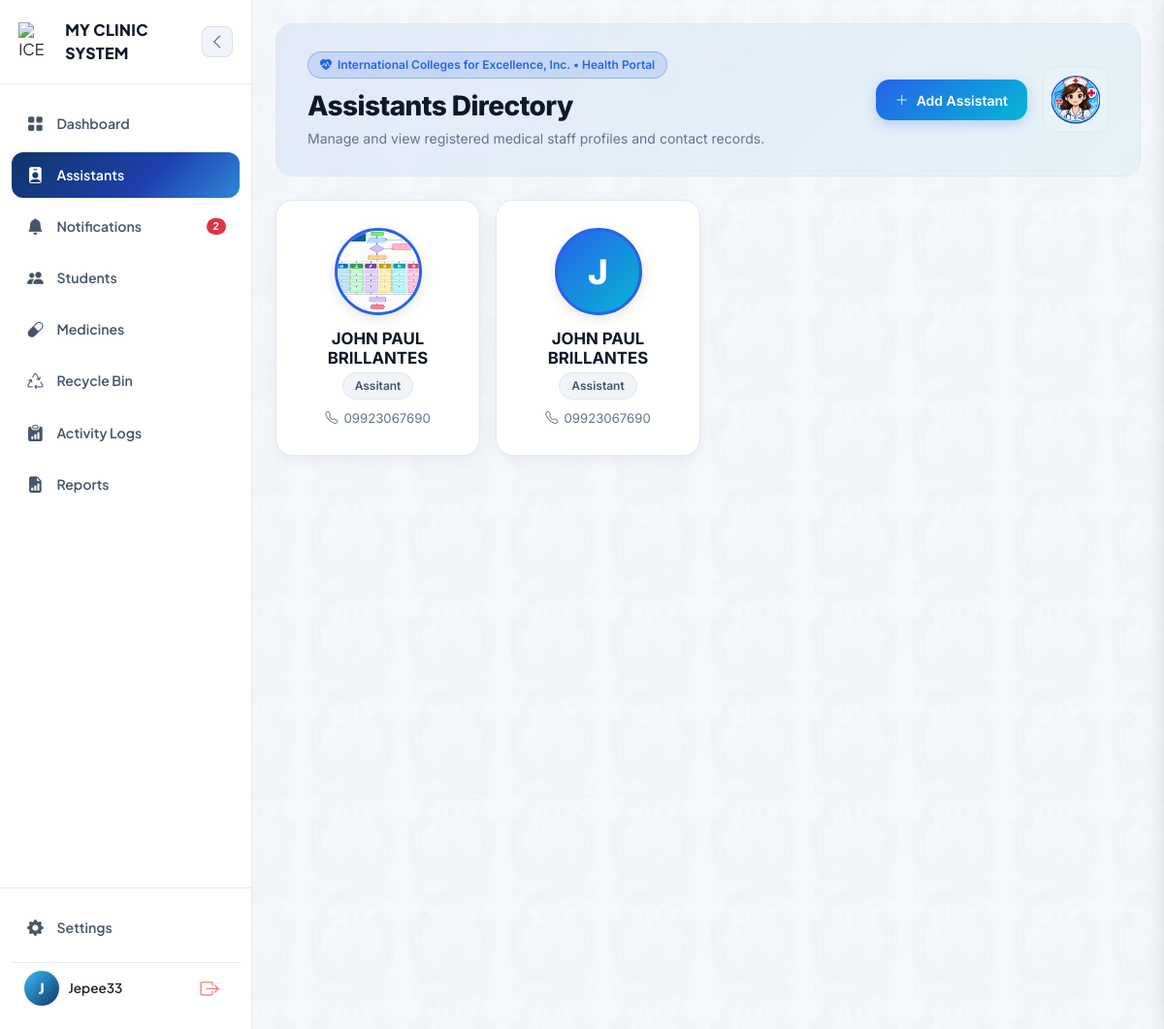
Page /nurses/ (signed in) on the committed database.
### clinic/models.py (models this page shows, shortened)
class Nurse(models.Model):
    user = models.OneToOneField(User, on_delete=models.SET_NULL, null=True, blank=True, related_name='nurse_profile')
    full_name = models.CharField(max_length=150)
    age = models.PositiveIntegerField(null=True, blank=True)
    photo = models.ImageField(upload_to='nurse_photos/', blank=True, null=True)
    position = models.CharField(max_length=100, blank=True, help_text="hal. School Nurse, Clinic Head")
    contact_number = models.CharField(max_length=20, blank=True)
    email = models.EmailField(blank=True)
    schedule = models.CharField(max_length=150, blank=True, help_text="hal. Mon-Fri, 8AM-5PM (Time of Duty)")
    date_added = models.DateTimeField(auto_now_add=True)
    is_deleted = models.BooleanField(default=False)
    deleted_at = models.DateTimeField(null=True, blank=True)
    deleted_by = models.ForeignKey(User, on_delete=models.SET_NULL, null=True, blank=True, related_name='assistants_moved_to_recycle_bin')

### clinic/views/nurse.py (the view)
# urls.py: path('nurses/', views.nurse_list, name='nurse_list'),
@login_required
@role_required("admin")
def nurse_list(request):
    nurses = Nurse.objects.filter(is_deleted=False).order_by("full_name")
    return render(request, "clinic/nurses/nurse_list.html", {"nurses": nurses})

### clinic/models.py (called while the page is built)
    @property
    def is_low_stock(self):
        available = self.available_stock
        return 0 < available <= self.low_stock_threshold

    @property
    def available_stock(self):
        if not self.pk:
            return self.quantity_in_stock
        today = timezone.localdate()
        batch_stock = self.batches.filter(quantity_in_stock__gt=0).filter(
            Q(expiration_date__isnull=True) | Q(expiration_date__gte=today)
        ).aggregate(total=Sum("quantity_in_stock"))["total"]
        if batch_stock is not None:
            return batch_stock
        if self.batches.exists():
            return 0
        if self.expiration_date and self.expiration_date < today:
            return 0
        return self.quantity_in_stock

### clinic/templates/clinic/nurses/nurse_list.html (shortened to what this page needs)
{% extends "clinic/base.html" %}
{% load static %}
{% block content %}
<link rel="stylesheet" href="https://cdnjs.cloudflare.com/ajax/libs/animate.css/4.1.1/animate.min.css" />
<section class="nurse-management">
    <div class="dashboard-hero-card mb-4 d-flex justify-content-between align-items-center flex-wrap gap-3 ">
        <div>
            <div class="hero-badge">
                <i class="bi bi-heart-pulse-fill"></i> International Colleges for Excellence, Inc. • Health Portal
            </div>
            <h1 class="hero-title">Assistants Directory</h1>
            <p class="hero-subtitle">Manage and view registered medical staff profiles and contact records.</p>
        </div>
        <div class="d-flex align-items-center gap-3">
            <a href="{% url 'nurse_add' %}" class="btn-cms-primary">
                <i class="bi bi-plus-lg"></i> Add Assistant
            </a>
            <div class="logo-box d-none d-sm-flex">
               <img src="{% static 'clinic/img/cliniclogo.png' %}" alt="Clinic Logo" class="img-fluid" style="max-height: 100%;">
            </div>
        </div>
    </div>
    {% if nurses %}
    <div class="row g-3 ">
        {% for nurse in nurses %}
        <div class="col-sm-6 col-md-4 col-lg-3">
            <a href="{% url 'nurse_views' nurse.pk %}" class="nurse-card">
                {% if nurse.photo %}
                    <img src="{{ nurse.photo.url }}" alt="{{ nurse.full_name }}" class="nurse-avatar-img">
                {% else %}
                    <div class="nurse-avatar-circle">
                        {{ nurse.full_name|slice:":1"|upper }}
                    </div>
                {% endif %}
                <h6 class="nurse-name">{{ nurse.full_name }}</h6>
                <span class="nurse-badge">{{ nurse.position|default:"Clinic Assistant" }}</span>
                {% if nurse.contact_number %}
                    <div class="contact-info">
                        <i class="bi bi-telephone"></i>
                        <span>{{ nurse.contact_number }}</span>
                    </div>
                {% endif %}
            </a>
        </div>
        {% endfor %}
    </div>
    {% endif %}
</section>
{% endblock %}

### clinic/templates/clinic/base.html (shortened to what this page needs)
{% load static %}
<!DOCTYPE html>
<html lang="en">
<head>
    <link href="https://cdn.jsdelivr.net/npm/bootstrap@5.3.0/dist/css/bootstrap.min.css" rel="stylesheet">
    <link rel="stylesheet" href="https://cdn.jsdelivr.net/npm/bootstrap-icons@1.11.0/font/bootstrap-icons.css">
</head>
<body class="bg-body text-body">
    <div style="display: flex; min-height: 100vh; width: 100%; position: relative;">
        <aside id="appSidebar">
            <div>
                <div class="sidebar-header-glass">
                    <div class="brand-logo-container" id="logoToggleBtn"
                        style="display: flex; align-items: center; gap: 0.5rem; cursor: pointer;"
                        title="Toggle Sidebar">
                        <img src="{% static 'clinic/img/me.png' %}" alt="ICE Clinic Logo"
                            style="width: 40px; height: 40px; object-fit: contain;">
                        <span class="brand-text">MY CLINIC SYSTEM</span>
                    </div>
                    <button class="sidebar-toggle-btn desktop-toggle-btn d-none d-lg-flex" id="toggleSidebarDesktopBtn"
                        title="Toggle Sidebar">
                        <i class="bi bi-chevron-left"></i>
                    </button>
                </div>
                <nav style="padding: 1rem 0.75rem;">
                    <a href="{% url 'dashboard' %}"
                        class="nav-item-link {% if request.resolver_match.url_name == 'dashboard' %}active{% endif %}"
                        title="Dashboard">
                        <i class="bi bi-grid-fill"></i>
                        <span>Dashboard</span>
                    </a>
                    {% if user.is_authenticated and user.profile.role == 'admin' %}
                    <a href="{% url 'nurse_list' %}"
                        class="nav-item-link {% if request.resolver_match.url_name == 'nurse_list' or request.resolver_match.url_name == 'nurse_detail' %}active{% endif %}"
                        title="Assistants"><i class="bi bi-person-badge-fill"></i><span>Assistants</span></a>
                                        <button class="nav-item-link w-100 border-0 text-start {% if request.resolver_match.url_name == 'notification_list' %}active{% endif %}" type="button" id="notifBellBtn"
                        title="Notifications">
                    <i class="bi bi-bell-fill"></i><span>Notifications</span>
                    {% if nav_unread_notification_count %}
                    <span class="badge rounded-pill bg-danger ms-auto">
                        {% if nav_unread_notification_count > 99 %}99+{% else %}{{ nav_unread_notification_count }}{% endif %}
                    </span>
                    {% endif %}
                </button>
                {% endif %}
                    <a href="{% url 'student_records' %}"
                        class="nav-item-link {% if request.resolver_match.url_name == 'student_records' %}active{% endif %}"
                        title="Students">
                        <i class="bi bi-people-fill"></i>
                        <span>Students</span>
                    </a>
                    <a href="{% url 'medicine_list' %}"
                        class="nav-item-link {% if request.resolver_match.url_name == 'medicine_list' %}active{% endif %}"
                        title="Medicines">
                        <i class="bi bi-capsule"></i>
                        <span>Medicines</span>
                    </a>
                    {% if user.is_authenticated and user.profile.role == 'admin' %}
                    <a href="{% url 'trash_list' %}"
                        class="nav-item-link {% if request.resolver_match.url_name == 'trash_list' or request.resolver_match.url_name == 'trash_legacy' %}active{% endif %}"
                        title="Recycle Bin">
                        <i class="bi bi-recycle"></i><span>Recycle Bin</span>
                    </a>
                    <a href="{% url 'activity_log_list' %}"
                        class="nav-item-link {% if request.resolver_match.url_name == 'activity_log_list' %}active{% endif %}"
                        title="Activity Logs">
                        <i class="bi bi-clipboard-data-fill"></i><span>Activity Logs</span>
                    </a>
                    {% endif %} <a href="{% url 'reports' %}"
                        class="nav-item-link {% if request.resolver_match.url_name == 'reports' %}active{% endif %}"
                        title="Reports">
                        <i class="bi bi-file-earmark-bar-graph-fill"></i>
                        <span>Reports</span>
                    </a>
                </nav>
            </div>
            <div class="sidebar-footer-glass">
                <a href="{% url 'settings' %}"
                    class="nav-item-link {% if request.resolver_match.url_name == 'settings' %}active{% endif %}"
                    style="margin-bottom: 0.75rem;" title="Settings">
                    <i class="bi bi-gear-fill"></i>
                    <span>Settings</span>
                </a>
                {% if user.is_authenticated %}
                <div class="user-profile-card"
                    style="display: flex; align-items: center; justify-content: space-between; padding: 0.5rem 0.8rem;">
                    <div style="display: flex; align-items: center; gap: 0.6rem; overflow: hidden;">
                        <div class="user-avatar-glow"
                            title="{% if user.first_name %}{{ user.first_name }} {{ user.last_name }}{% else %}{{ user.username|title }}{% endif %}">
                            {% if user.first_name %}
                            {{ user.first_name|slice:":1"|upper }}{% if user.last_name %}{{
                            user.last_name|slice:":1"|upper }}{% endif %}
                            {% else %}
                            {{ user.username|slice:":1"|upper }}
                            {% endif %}
                        </div>
                        <div class="user-info-text" style="overflow: hidden; font-size: 0.85rem; font-weight: 600;">
                            {% if user.first_name %}
                            {{ user.first_name }} {{ user.last_name }}
                            {% else %}
                            {{ user.username|title }}
                            {% endif %}
                        </div>
                    </div>
                    <form action="{% url 'logout' %}" method="post" style="margin: 0;">
                        <button type="submit" class="btn-logout" title="Logout"
                            style="background: none; border: none; cursor: pointer; display: flex; align-items: center;">
                            <i class="bi bi-box-arrow-right" style="font-size: 1.2rem;"></i>
                        </button>
                    </form>
                </div>
                {% endif %}
            </div>
        </aside>
        <div class="main-container">
            <main class="content-main"
                style="background-image: url(&quot;{% static 'clinic/img/studentbackground.png' %}&quot;); background-repeat: repeat; background-size: cover; background-attachment: fixed;">
                <div class="content-overlay"></div>
                <div class="content-inner">
                    {% block content %}{% endblock %}
                </div>
            </main>
        </div>
    </div>
</body>
</html>

### clinic/templates/clinic/base.html (style rules this page uses)
:root { --glow-blue: #38bdf8; --glow-purple: #a855f7; --sidebar-width: 260px; --sidebar-collapsed-width: 80px; }
[data-bs-theme="light"] { --shell-bg: #f4f7fb; --sidebar-bg: rgba(255, 255, 255, 0.95); --sidebar-border: rgba(15, 53, 105, 0.1); --nav-text: #475569; --nav-hover-bg: rgba(15, 53, 105, 0.06); --nav-hover-color: #0F3569; --main-overlay: rgba(244, 247, 251, 0.94); --text-primary: #0f172a; --toggle-btn-bg: #f1f5f9; --toggle-btn-color: #475569; --logout-hover-bg: rgba(239, 68, 68, 0.1); }
body { height: 100%; margin: 0; padding: 0; font-family: 'Plus Jakarta Sans', sans-serif; background: var(--shell-bg); color: var(--text-primary); overflow-x: hidden; touch-action: pan-y; }
#appSidebar { width: var(--sidebar-width); min-width: var(--sidebar-width); position: fixed; top: 0; left: 0; height: 100vh; display: flex; flex-direction: column; justify-content: space-between; z-index: 1040; overflow-y: auto; overflow-x: hidden; scrollbar-width: none; -ms-overflow-style: none; background: var(--sidebar-bg); border-right: 1px solid var(--sidebar-border); transition: none !important; }
.sidebar-header-glass { padding: 1.2rem; display: flex; align-items: center; justify-content: space-between; gap: 0.75rem; border-bottom: 1px solid var(--sidebar-border); white-space: normal; }
.brand-text { font-weight: 800; font-size: 1rem; text-transform: uppercase; letter-spacing: 0.02em; color: var(--text-primary); }
.sidebar-toggle-btn { background: var(--toggle-btn-bg); border: 1px solid var(--sidebar-border); color: var(--toggle-btn-color); width: 32px; height: 32px; border-radius: 8px; display: flex; align-items: center; justify-content: center; cursor: pointer; flex-shrink: 0; }
.nav-item-link { display: flex; align-items: center; gap: 0.75rem; padding: 0.7rem 0.9rem; border-radius: 0.75rem; margin-bottom: 0.35rem; font-size: 0.88rem; font-weight: 600; text-decoration: none; color: var(--nav-text); white-space: nowrap; background: none; -webkit-appearance: none; appearance: none; border: none; }
.nav-item-link.active { background: linear-gradient(135deg, #0F3569 0%, #1e40af 60%, #38bdf8 130%); color: #ffffff !important; }
button.nav-item-link { outline: none; -webkit-tap-highlight-color: transparent; }
.nav-item-link i { font-size: 1.05rem; width: 20px; text-align: center; flex-shrink: 0; }
.sidebar-footer-glass { padding: 1rem 0.75rem; border-top: 1px solid var(--sidebar-border); white-space: nowrap; }
.user-profile-card { display: flex; align-items: center; justify-content: space-between; padding-top: 0.75rem; border-top: 1px solid var(--sidebar-border); gap: 0.5rem; }
.user-avatar-glow { width: 36px; height: 36px; border-radius: 50%; background: linear-gradient(135deg, #38bdf8 0%, #0F3569 100%); color: #ffffff; font-weight: 800; display: flex; align-items: center; justify-content: center; flex-shrink: 0; font-size: 0.95rem; }
.btn-logout { background: transparent; border: none; color: #f87171; width: 36px; height: 36px; border-radius: 8px; display: flex; align-items: center; justify-content: center; cursor: pointer; flex-shrink: 0; padding: 0; }
@media (min-width: 992px) { body:not(.sidebar-collapsed) #toggleSidebarDesktopBtn { display: flex !important; visibility: visible !important; opacity: 1 !important; } }
.main-container { margin-left: var(--sidebar-width); flex-grow: 1; display: flex; flex-direction: column; min-height: 100vh; width: calc(100% - var(--sidebar-width)); position: relative; z-index: 1; transition: none !important; }
.content-main { flex-grow: 1; padding: 1.5rem; position: relative; min-height: 100vh; }
.content-overlay { position: absolute; inset: 0; background-color: var(--main-overlay); z-index: 1; pointer-events: none; }
.content-inner { position: relative; z-index: 2; }

### rows in the picture
Nurse: photo (picture), full_name "JOHN PAUL BRILLANTES", position "Assitant", contact_number "09923067690"
Nurse: full_name "J", full_name "JOHN PAUL BRILLANTES", position "Assistant", contact_number "09923067690"

### other values in the picture
{{ nav_unread_notification_count }} "2"
{{ user.username|slice:":1"|upper }} "J"
{{ user.username|title }} "Jepee33"
